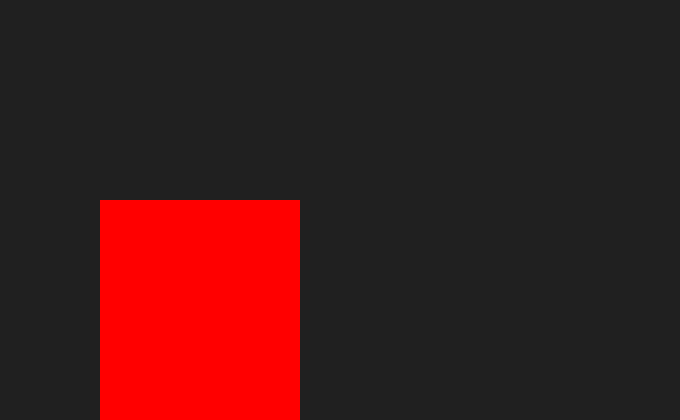
Frame 1 (no input)
Frame 60 (the mouse pressed at the canvas centre just before this capture): identical to frame 1, image omitted
Frame 120 (the mouse held since frame 60 and released just before this capture): identical to frame 1, image omitted

The Processing sketch that drew this single still picture (run headless with seeded random() and noise(); from frame 60 on, the mouse is pressed at the canvas centre):

// Processing sketch: sketch_03_05_RegionsC
// ── sketch_03_05_RegionsC.pde
int x1 = 100;
int x2 = 300;
int y1 = 200;

void setup() {
  size(680, 420);
  background(32);
  noStroke();
  rectMode(CORNERS);
}

void draw() {
  background(32);

  // 1. The same process that we applied to the horizontal
  //    position of the mouse relative to the rectangle can
  //    be applied to the mouse's vertical position.
  if (mouseX > x1 && mouseX < x2 && mouseY > y1) {
    fill(0, 255, 0);
  } else {
    fill(255, 0, 0);
  }
  rect(x1, y1, x2, height);
}
